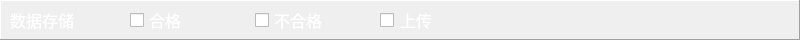
  <widget class="QFrame" name="frame_2">
   <property name="enabled">
    <bool>true</bool>
   </property>
   <property name="geometry">
    <rect>
     <x>0</x>
     <y>180</y>
     <width>800</width>
     <height>40</height>
    </rect>
   </property>
   <property name="styleSheet">
    <string notr="true"/>
   </property>
   <property name="frameShape">
    <enum>QFrame::Panel</enum>
   </property>
   <property name="frameShadow">
    <enum>QFrame::Raised</enum>
   </property>
   <widget class="QCheckBox" name="checkBox_4">
    <property name="geometry">
     <rect>
      <x>130</x>
      <y>5</y>
      <width>60</width>
      <height>30</height>
     </rect>
    </property>
    <property name="font">
     <font>
      <family>微软雅黑</family>
      <pointsize>12</pointsize>
     </font>
    </property>
    <property name="styleSheet">
     <string notr="true">color: rgb(255, 255, 255);</string>
    </property>
    <property name="text">
     <string>合格</string>
    </property>
   </widget>
   <widget class="QCheckBox" name="checkBox_5">
    <property name="geometry">
     <rect>
      <x>255</x>
      <y>5</y>
      <width>80</width>
      <height>30</height>
     </rect>
    </property>
    <property name="font">
     <font>
      <family>微软雅黑</family>
      <pointsize>12</pointsize>
     </font>
    </property>
    <property name="styleSheet">
     <string notr="true">color: rgb(255, 255, 255);</string>
    </property>
    <property name="text">
     <string>不合格</string>
    </property>
   </widget>
   <widget class="QLabel" name="label_2">
    <property name="geometry">
     <rect>
      <x>10</x>
      <y>5</y>
      <width>70</width>
      <height>30</height>
     </rect>
    </property>
    <property name="font">
     <font>
      <family>微软雅黑</family>
      <pointsize>12</pointsize>
     </font>
    </property>
    <property name="styleSheet">
     <string notr="true">color: rgb(255, 255, 255);</string>
    </property>
    <property name="text">
     <string>数据存储</string>
    </property>
    <property name="alignment">
     <set>Qt::AlignLeading|Qt::AlignLeft|Qt::AlignVCenter</set>
    </property>
   </widget>
   <widget class="QCheckBox" name="checkBox_8">
    <property name="geometry">
     <rect>
      <x>380</x>
      <y>5</y>
      <width>90</width>
      <height>30</height>
     </rect>
    </property>
    <property name="font">
     <font>
      <family>微软雅黑</family>
      <pointsize>12</pointsize>
     </font>
    </property>
    <property name="styleSheet">
     <string notr="true">color: rgb(255, 255, 255);
border:0px;</string>
    </property>
    <property name="text">
     <string>上传</string>
    </property>
   </widget>
  </widget>
